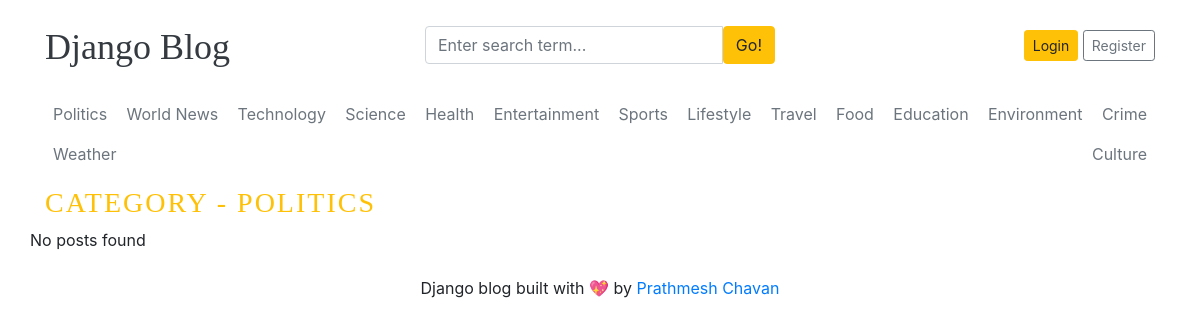
The app's page /category/2/ with its own data.
### blogs/models.py (models this page shows)
class Category(models.Model):
    category_name = models.CharField(max_length=50,unique=True)
    created_at = models.DateTimeField(auto_now_add=True)
    updated_at = models.DateTimeField(auto_now=True)
    class Meta:
        verbose_name_plural = 'categories'
    def __str__(self):
        return self.category_name

### blogs/views.py (the view)
# urls.py: path('<int:category_id>/',views.posts_by_category,name='posts_by_category')
def posts_by_category(request,category_id):
    posts = Blog.objects.filter(status='Published',category=category_id)
    try:
        category = Category.objects.get(pk=category_id)
    except:
        return redirect('home')
    context = {
        'posts':posts,
        'category':category,
    }
    return render(request,'posts_by_category.html',context)

### blogs/context_processors.py (called while the page is built)
def get_categories(request):
    categories = Category.objects.all()
    return dict(categories=categories)

def get_social_links(request):
    social_links = SocialLink.objects.all()
    return dict(social_links=social_links)

### templates/posts_by_category.html
{% extends 'base.html' %}
{% block content %}
  <h3 class="text-uppercase text-warning" style="letter-spacing: 2px;">Category - {{ category }}</h3>
  <div class="row mb-2">
    {% if posts %}
    {% for post in posts %}
    <div class="col-md-6">
      <div class="card border-0" >
        <div class="card-body">
          <h3><a href="{% url 'blogs' post.slug  %}" class="text-dark">{{ post.title }}</a></h3>
          <small class="mb-1 text-muted">{{ post.created_at | timesince }} ago | {{ post.author }}</small>
          <p class="card-text">{{ post.short_description | truncatewords:25 }}</p>
        </div>
      </div>
    </div>
    {% endfor %}
    {% else %}
    <p>No posts found</p>
    {% endif %}
  </div>
</div>
{% endblock %}

### templates/base.html (shortened to what this page needs)
{% load static %}
<!DOCTYPE html>
<html lang="en">
<head>
    <link href="https://getbootstrap.com/docs/4.0/dist/css/bootstrap.min.css" rel="stylesheet">
    <link href="{% static 'css/blog.css' %}" rel="stylesheet">
    <link rel="stylesheet" href="https://cdnjs.cloudflare.com/ajax/libs/font-awesome/4.7.0/css/font-awesome.min.css">
  </head>
<body>
    <div class="container">
      <header class="blog-header py-3">
        <div class="row flex-nowrap justify-content-between align-items-center">
          <div class="col-4 pt-1">
            <a class="blog-header-logo text-dark" href="/">Django Blog</a>
          </div>
          <div class="col-4">
            <form action="{% url 'search' %}" method="GET">
              <div class="input-group">
                <input class="form-control" type="text" name="keyword" value="{{ keyword }}" placeholder="Enter search term..." aria-label="Enter search term..." aria-describedby="button-search" />
                <button type="submit" class="btn btn-warning" id="button-search" type="button">Go!</button>
            </div>
            </form>
          </div>
          <div class="col-4 d-flex justify-content-end align-items-center">
            {% if not user.is_authenticated %}
            <a class="btn btn-sm btn-warning" href="{% url 'login' %}">Login</a> &nbsp;
            <a class="btn btn-sm btn-outline-secondary" href="{% url 'register' %}">Register</a>
            {% else %}
            <span><a href="{% url 'dashboard' %}">Dashboard</a></span>
            &emsp;
            <span><a href="{% url 'logout' %}">Logout</a></span>
            {% endif %}
          </div>
        </div>
      </header>
      <div class="nav-scroller py-1 mb-2">
        <nav class="nav d-flex justify-content-between">
          {% for cat in categories %}
          <a class="p-2 text-muted" href="{% url 'posts_by_category' cat.id %}">{{ cat.category_name }}</a>
          {% endfor %}
        </nav>
      </div>
{% block content %}
{% endblock %}
<footer class="blog-footer">
    <p class="text-center">Django blog built with 💖 by <a href="#">Prathmesh Chavan</a></p>
  </footer>
  </body>
  </html>

### blog_main/static/css/blog.css (style rules this page uses)
.blog-header-logo { font-family: "Playfair Display", Georgia, "Times New Roman", serif; font-size: 2.25rem; }
h1, h2, h3, h4, h5, h6 { font-family: "Playfair Display", Georgia, "Times New Roman", serif; }

### records on screen
Category: category_name "Politics", category_name "POLITICS"
Category: category_name "World News"
Category: category_name "Technology"
Category: category_name "Science"
Category: category_name "Health"
Category: category_name "Entertainment"
Category: category_name "Sports"
Category: category_name "Lifestyle"
Category: category_name "Travel"
Category: category_name "Food"
Category: category_name "Education"
Category: category_name "Environment"
Category: category_name "Crime"
Category: category_name "Weather"
Category: category_name "Culture"
